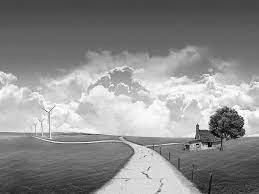
#> input picture CV/Practical 2/_test.png, 259 x 194 px, found by its file name
$ python Histogram_Equalization.py
#> lines starting #> are read from the running program, lines starting #| are printed output that depends on the picture
import cv2
import numpy as np
import matplotlib.pyplot as plt

# Load a grayscale image
input_image_path = 'E:\AJ Code\Paython\CV\Practical 2\_test.png'  # Replace with the path to your grayscale image

try:
    gray_image = cv2.imread(input_image_path, cv2.IMREAD_GRAYSCALE)
#> gray_image is the input picture: shape (194, 259); min 2, max 254, mean 140.6
    if gray_image is None:
        raise Exception("Failed to load the grayscale image.")
except FileNotFoundError:
    print(f"Error: The file '{input_image_path}' was not found.")
    exit(1)

# Display the original image matrix
print("Original Image Matrix:")
print(gray_image)
#> (printed output is left out)

# Perform histogram equalization
equalized_image = cv2.equalizeHist(gray_image)
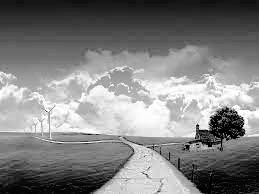
#> equalized_image: shape (194, 259); min 0, max 255, mean 128.4

# Display the equalized image matrix
print("\nEqualized Image Matrix:")
print(equalized_image)
#> (printed output is left out)

# Calculate histograms
hist_original = cv2.calcHist([gray_image], [0], None, [256], [0, 256])
#> hist_original = 256 values, max 971 at index 70, min 0 at index 0, mean 196.3
hist_equalized = cv2.calcHist([equalized_image], [0], None, [256], [0, 256])
#> hist_equalized = 256 values, max 971 at index 22, min 0 at index 14, mean 196.3

# Display original and equalized histograms
plt.figure(figsize=(12, 4))
plt.subplot(121)
plt.title("Original Histogram")
plt.xlabel("Pixel Value")
plt.ylabel("Frequency")
plt.xlim([0, 256])
plt.plot(hist_original)

plt.subplot(122)
plt.title("Equalized Histogram")
plt.xlabel("Pixel Value")
plt.ylabel("Frequency")
plt.xlim([0, 256])
plt.plot(hist_equalized)

plt.tight_layout()
plt.show()
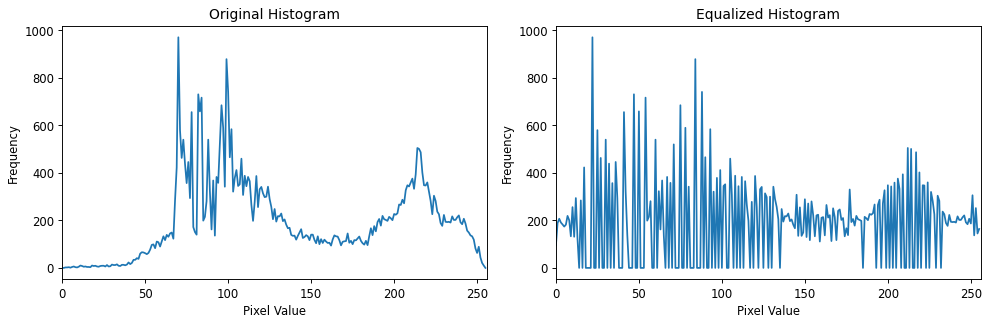
#> figure drawn by matplotlib, 2 panels; panel 1: curve peaks at x = 70, y = 971; panel 2: curve peaks at x = 22, y = 971

# Save the equalized image
output_image_path = 'your_output_equalized_image.jpg'  # Replace with the desired output image file path
cv2.imwrite(output_image_path, equalized_image)
print(f"Equalized Image successfully written to '{output_image_path}'.")
